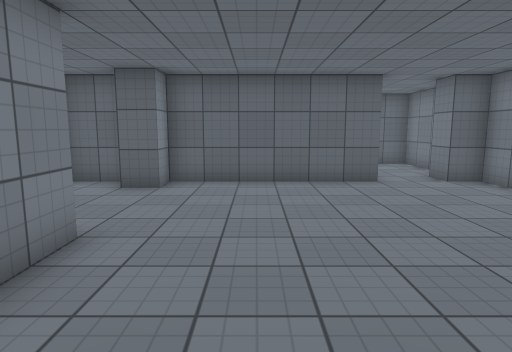
View 1 (above)

24 first-person views from a walk through a scene from a Unity 3-D project. The camera is 1.5 m above the floor, tilts 8° down and sees 75° across. The floor is counted in squares, 1 m on a side. Each view is taken from the middle of a square. On the plan, view 1 faces up. The plan holds only what a view shows up to about 15 squares ahead; the rest is blank. The place goes on beyond the plan. Some surface patterns are stand-ins.

View 2
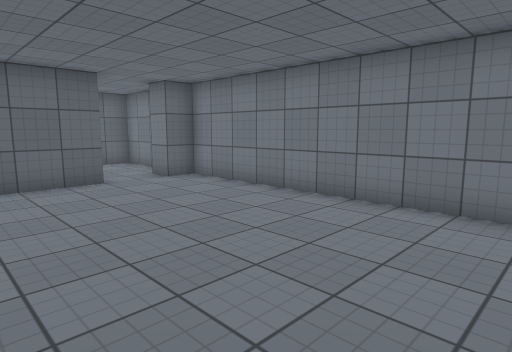

View 3
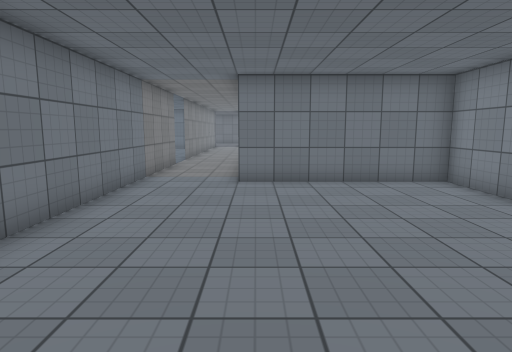

View 4
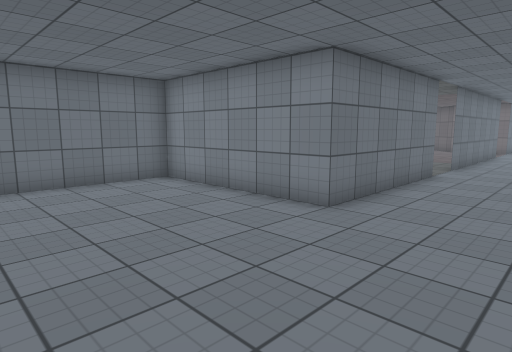

View 5
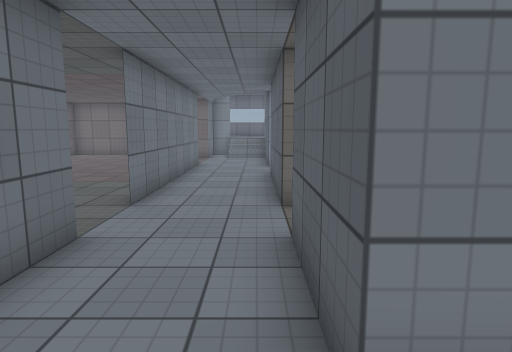

View 6
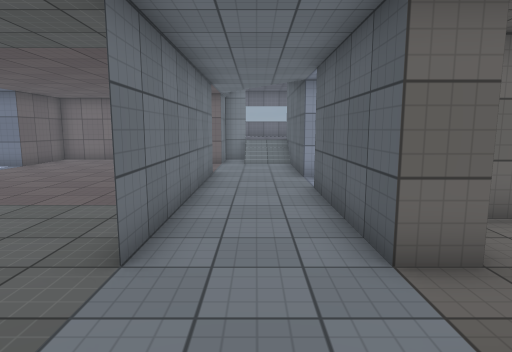

View 7
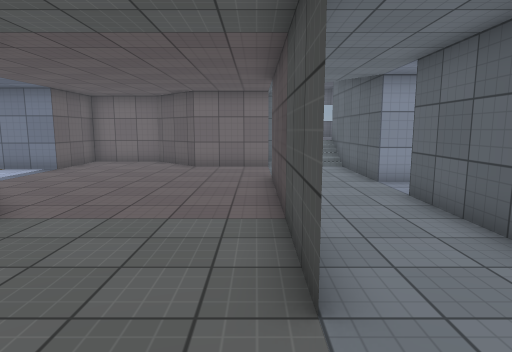

View 8
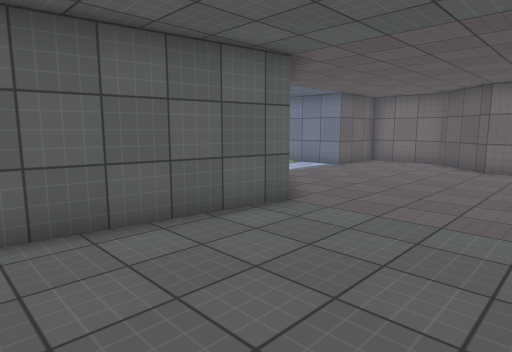

View 9
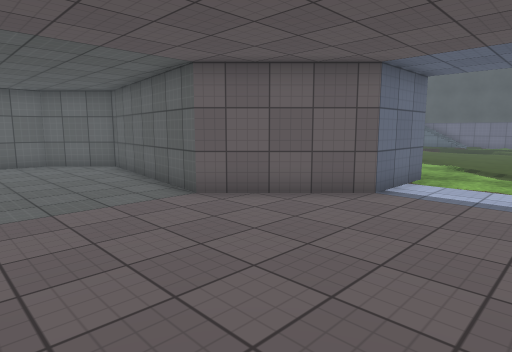

View 10
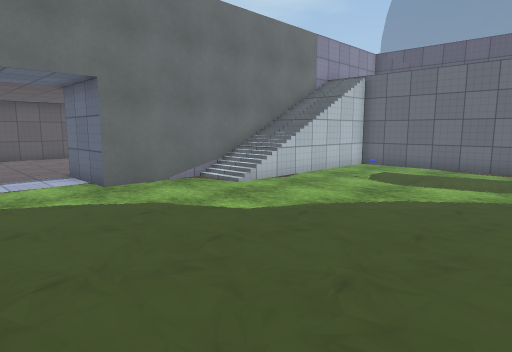

View 11
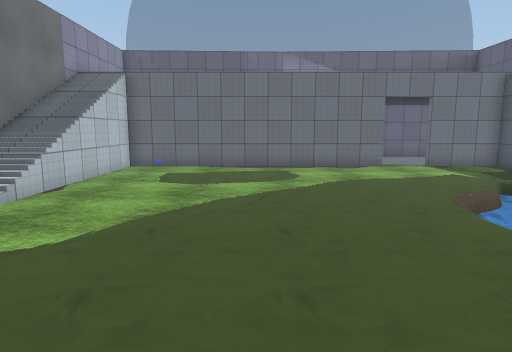

View 12
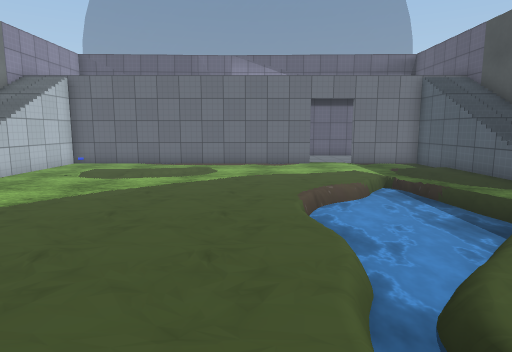

View 13
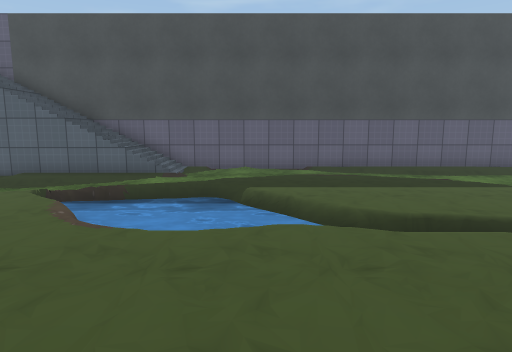

View 14
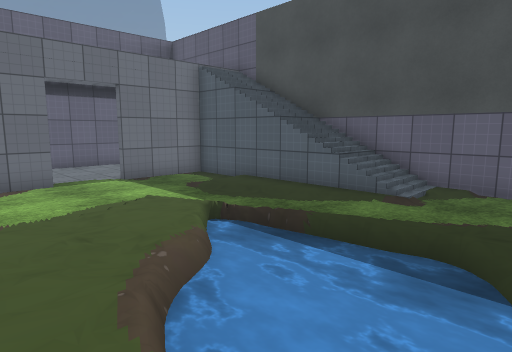

View 15
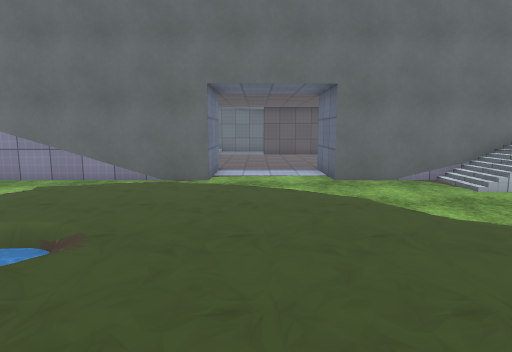

View 16
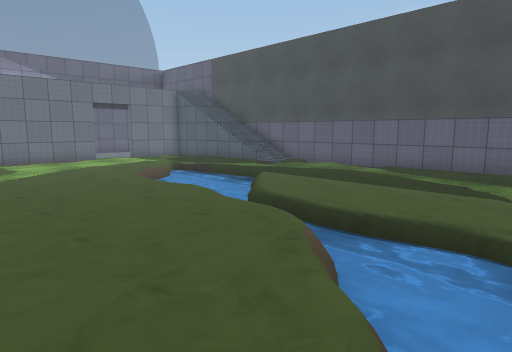

View 17
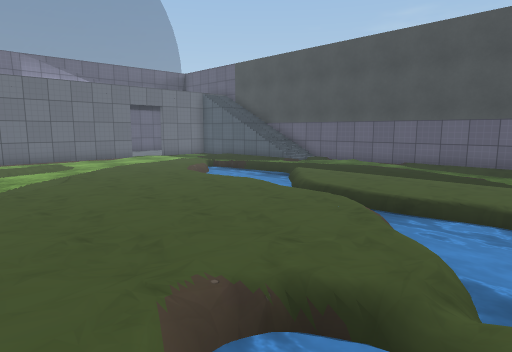

View 18
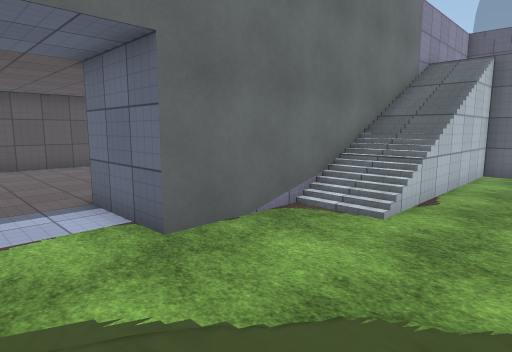

View 19
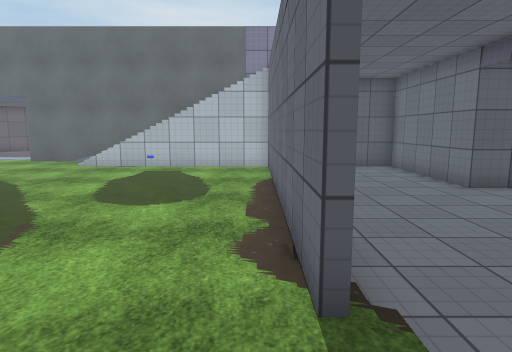

View 20
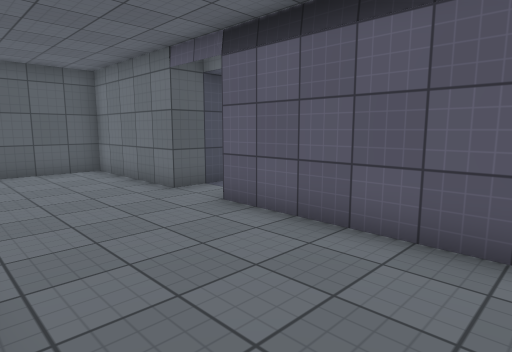

View 21
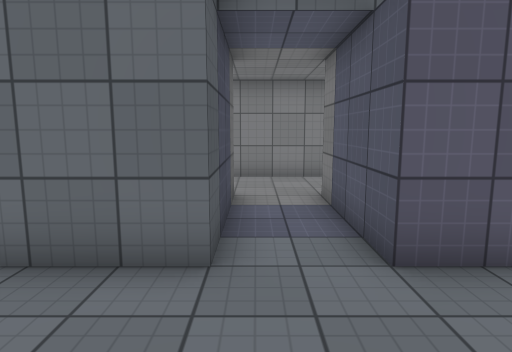

View 22
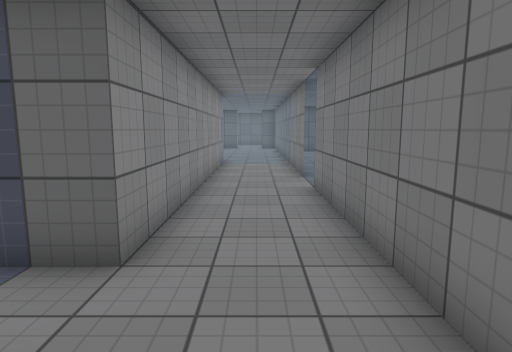

View 23
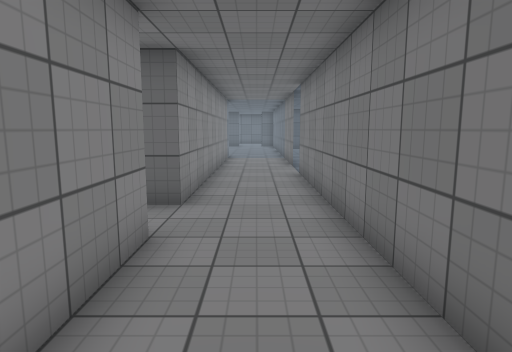

View 24
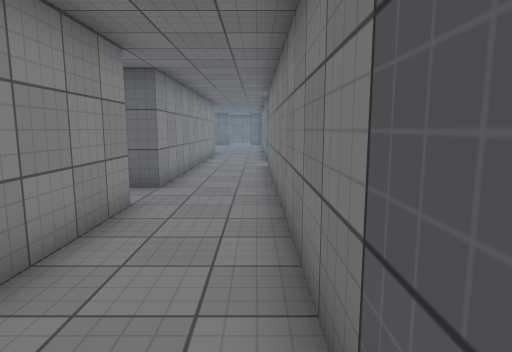

### Floor plan
Key: @ floor where view 1 was taken; # wall or solid block; . main floor; : floor 0.25 m higher than the main floor; / step, stairs or slope; = window, fence, low wall or low ledge; ≈ water the walk keeps out of.
Columns run from 24 left of view 1 to 7 right of it. Each row starts with its distance up from view 1.
 15                              ###
 14                              ..#
 13                              ..#
 12                              ..
 11                             ...
 10            #.      #########..##
  9            #...     .#.........#
  8  ######..#####..### ...........#
  7  //............................#
  6   /............................#
  5   ....########..#### ..........#
  4   #..............   ##.........#
  3   #.............    ##.........#
  2   #.................##.........#
  1  ##.................##.........#
  0 ##.................###..@......#
 -1 #.........######..## #.........#
 -2 #........##    ####  #######...#
 -3  .......##                 #...#
 -4  ###....#                  #...#
 -5    #....#                  #...#
 -6 ####....################   #...#
 -7 ...........////////     #  #....
 -8 ...........////////     #  #....
 -9 ...................  ...#  #...#
-10 ................... ....#  #...#
-11 ..............=.... ....#  #...#
-12  ≈≈................ ....#  #...#
-13 .≈≈................ ....####...#
-14 ./:................ ...........#
-15 ≈/:................ ...........#
-16 ≈≈................. ....####...#
-17 ≈≈≈.....................#  #...#
-18 /≈≈≈≈≈≈..≈≈.............#  #...#
-19  .....≈≈≈≈≈≈............#  #...#
-20  ......≈≈≈≈≈≈...........#   ...#
-21  .......≈≈≈≈≈≈..........#      #
-22  ........≈≈≈............#     .
-23 ...................   ..#
-24 ............/......
-25 ...........////////
-26 ...........////////
-27 ######################

Positions as (right, up) in squares from view 1, and headings:
1: (0, 0), facing up
2: (0, 0), facing up-right
3: (3, 8), facing down
4: (3, 8), facing down-left
5: (-4, 7), facing left
6: (-7, 6), facing left
7: (-8, 4), facing left
8: (-8, 4), facing down-left
9: (-20, 4), facing down-right
10: (-20, -16), facing up-right
11: (-20, -14), facing right
12: (-21, -17), facing right
13: (-16, -13), facing down
14: (-16, -17), facing down-right
15: (-19, -17), facing up
16: (-24, -13), facing down-right
17: (-24, -11), facing down-right
18: (-19, -11), facing up-right
19: (-6, -22), facing up
20: (-5, -21), facing up-right
21: (-4, -14), facing right
22: (5, -17), facing up
23: (5, -20), facing up
24: (6, -22), facing up
